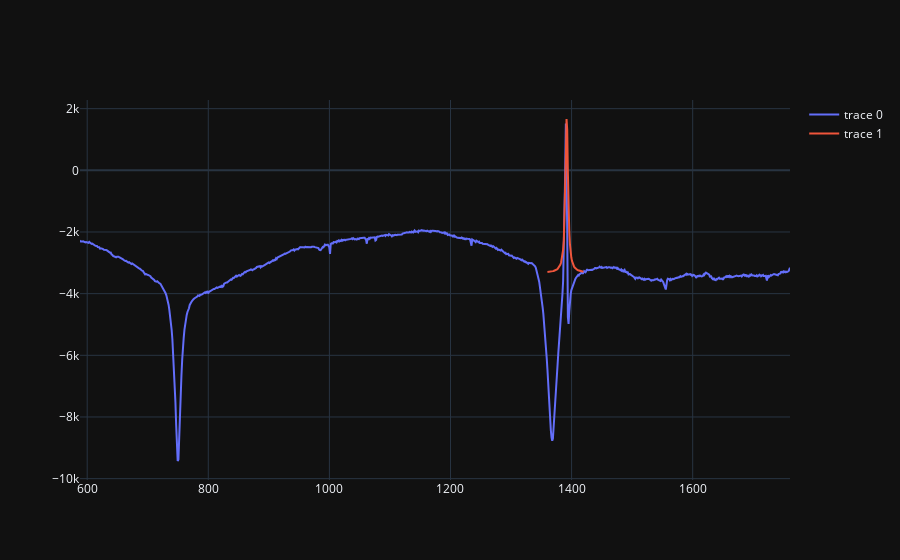

The cell this chart's notebook holds for it:
### Code cell
map_a.draw_curve(lorentz, (1392, 2.5, 4 * 10**4, -3330), 1360, 1420, base_vector = 3)
